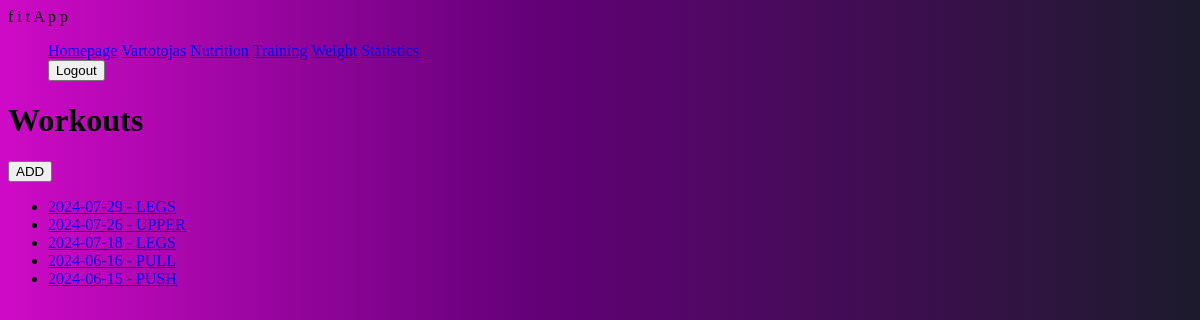
The page /fitness/workouts/ (signed in) on the database its author committed.
### fitness/models.py (models this page shows)
class Workout(models.Model):
    date = models.DateField('Date', default=date.today)
    athlete = models.ForeignKey(User, on_delete=models.SET_NULL, null=True, blank=True)
    duration = models.DurationField(null=True, blank=True)
    type = models.ForeignKey(WorkoutType, on_delete=models.SET_NULL, null=True, blank=True)
    def __str__(self):
        return f"{self.date} - {self.type}"

class WorkoutType(models.Model):
    name = models.CharField('Name', max_length=20)
    description = models.CharField('Workout type', null=True, blank=True, max_length=300)
    def __str__(self):
        return f"{self.name}"

### fitness/views.py (the view)
# urls.py: path('workouts/', views.WorkoutListView.as_view(), name='workouts'),
class WorkoutListView(LoginRequiredMixin, ListView):
    model = Workout
    template_name = 'workouts.html'
    def get_queryset(self):
        return Workout.objects.filter(athlete=self.request.user).order_by('-date')

### templates/workouts.html
{% extends "base.html" %}
{% block content %}
    <h1>Workouts</h1>
     <a href="{% url 'workout-add' %}"><button>ADD</button></a>
    {% if workout_list %}
    <ul>
        {% for workout in workout_list %}
            <li id="days">
            <a  href="{% url 'workout-details' workout.pk %}">{{ workout|stringformat:'s' }} </a>
            </li>
        {% endfor %}
    </ul>
    {% else %}
      <p>You have not recorded your training yet.</p>
    {% endif %}
{% endblock %}

### templates/base.html (shortened to what this page needs)
<!DOCTYPE html>
<html>
<head>
  {% load static %}
  <link rel="stylesheet" href="{% static 'css/styles.css' %}">
</head>
<body>
 <nav class="navbar" >
  <div class="container-fluid">
    <a class="navbar-brand">f i t A p p</a>
    <ul class="navbar-nav mx-2">
      <li class="nav-item active"><a class="nav-link" href="{% url 'index' %}">Homepage</a></li>
      {% if user.is_authenticated %}
          <li class="nav-item">
              <a class="nav-link" href="{% url 'profile' %}">{{ user.get_username }}</a>
          </li>
          <li class="nav-item active"><a class="nav-link" href="{% url 'nutrition' %}">Nutrition</a></li>
          <li class="nav-item active"><a class="nav-link" href="{% url 'workouts' %}">Training</a></li>
          <li class="nav-item active"><a class="nav-link" href="{% url 'weighting' %}">Weight</a></li>
          <li class="nav-item active"><a class="nav-link" href="{% url 'chart-view' %}">Statistics</a></li>
          <li class="nav-item">
            <form method="post" action="{% url 'logout' %}">
                <button type="submit" id="destroy">Logout</button>
            </form>
          </li>
      {% else %}
        <li class="nav-item"><a class="nav-link" href="{% url 'login'%}">Login</a></li>
        <li class="nav-item"><a class="nav-link" href="{% url 'register'%}">Sign up</a></li>
      {% endif %}
    </ul>
  </div>
 </nav>
 <div class="col-sm-10 ">
      {% block content %}
      {% endblock %}
 </div>
</body>
</html>

### fitness/static/css/styles.css (style rules this page uses)
body { background: linear-gradient(90deg, rgba(207,10,199,1) 0%, rgba(100,0,121,1) 44%, rgba(29,26,45,1) 100%); }
li.nav-item { display: inline; }

### rows shown on the page
Workout: date+type "2024-07-29 - LEGS"
Workout: date+type "2024-07-26 - UPPER"
Workout: date+type "2024-07-18 - LEGS"
Workout: date+type "2024-06-16 - PULL"
Workout: date+type "2024-06-15 - PUSH"

### other values the page prints
{{ user.get_username }} "Vartotojas"
